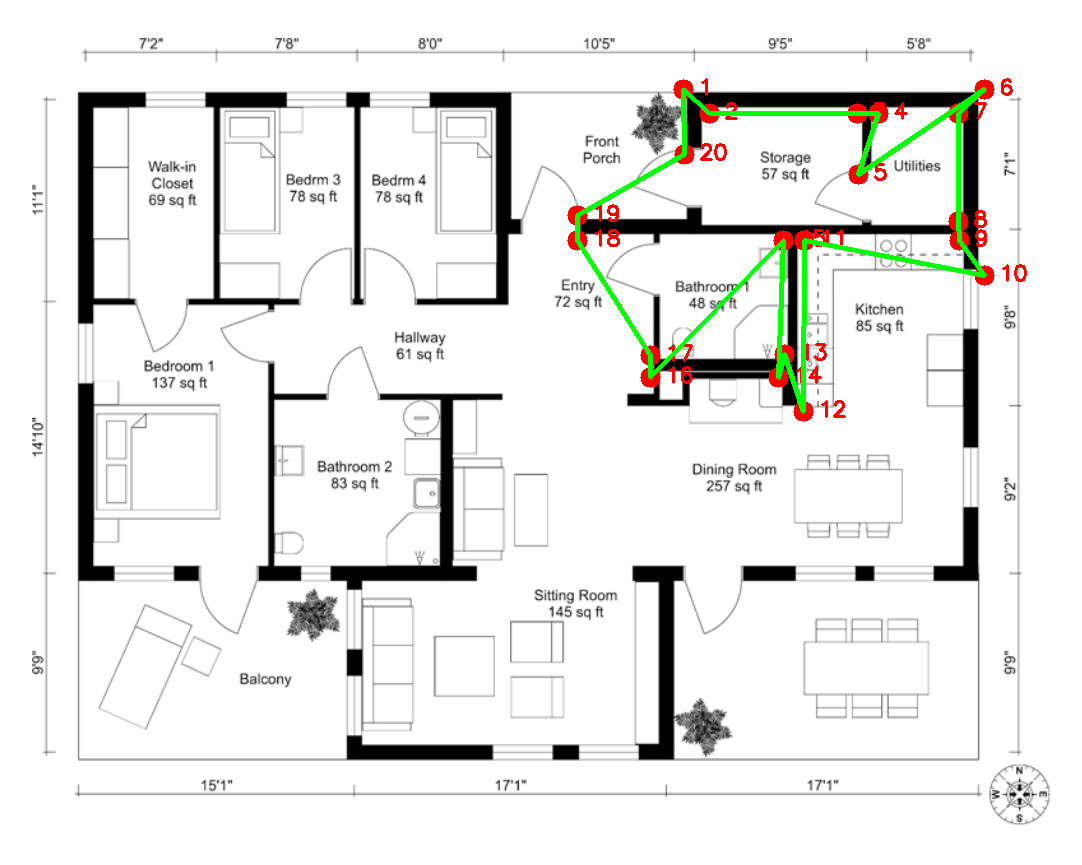
#> input picture perimeter-tracer/Floor Plan 01_traced.png, 1082 x 865 px
$ python trace_perimeter_v2.py 'Floor Plan 01_traced.png'
#> lines starting #> are read from the running program, lines starting #| are printed output that depends on the picture; after the words box and inside, x2 and y2 are one past the last pixel; in counts of white or black regions, pixels touching at a corner belong together
#!/usr/bin/env python3
"""
Floor Plan Perimeter Tracer V2
Uses flood-fill from outside to find the TRUE exterior boundary.
"""

import cv2
import numpy as np
import json
import argparse
from pathlib import Path


def load_image(image_path: str) -> np.ndarray:
    """Load image from path."""
    img = cv2.imread(image_path)
    if img is None:
        raise FileNotFoundError(f"Could not load image: {image_path}")
    return img


def find_building_boundary(img: np.ndarray, margin: int = 20) -> np.ndarray:
    """
    Find building boundary using flood fill from outside.

    Strategy:
    1. Convert to grayscale and threshold to get walls
    2. Flood fill from corner (guaranteed outside)
    3. Invert to get building interior
    4. Find contour of building shape
    """
    # Convert to grayscale
    gray = cv2.cvtColor(img, cv2.COLOR_BGR2GRAY)

    # Threshold - anything dark is a wall (white in binary)
    _, binary = cv2.threshold(gray, 200, 255, cv2.THRESH_BINARY)

    # binary: white = empty space, black = walls/lines
    # We want to flood fill from outside (white area) to find what's outside the building

    # Create a mask with 2-pixel border (required by floodFill)
    h, w = binary.shape
    mask = np.zeros((h + 2, w + 2), np.uint8)

    # Flood fill from top-left corner (definitely outside the building)
    flood = binary.copy()
    cv2.floodFill(flood, mask, (0, 0), 128)  # Fill outside with gray (128)

    # Now: 128 = outside, 255 = inside building (white rooms), 0 = walls
    # Create building mask: everything that's NOT outside
    building_mask = np.where(flood == 128, 0, 255).astype(np.uint8)

    # Close small gaps in walls (doors, windows) but preserve notches
    # Use very small kernel to only close door/window gaps, not architectural features
    kernel = np.ones((5, 5), np.uint8)
    closed = cv2.morphologyEx(building_mask, cv2.MORPH_CLOSE, kernel)

    # Find exterior contour
    contours, _ = cv2.findContours(closed, cv2.RETR_EXTERNAL, cv2.CHAIN_APPROX_SIMPLE)

    if not contours:
        raise ValueError("No building boundary found")

    # Get largest contour (the building)
    largest = max(contours, key=cv2.contourArea)

    return largest, closed


def simplify_to_corners(contour: np.ndarray, epsilon_factor: float = 0.005) -> np.ndarray:
    """
    Simplify contour to corner points only.
    Uses Douglas-Peucker algorithm.
    """
    perimeter = cv2.arcLength(contour, True)
    epsilon = epsilon_factor * perimeter
    simplified = cv2.approxPolyDP(contour, epsilon, True)
    return simplified


def merge_close_corners(corners: list, threshold: int = 20) -> list:
    """
    Merge corners that are close together on the same axis.
    This removes zigzag patterns from window/door gaps.
    """
    if len(corners) < 4:
        return corners

    # Group corners that are on roughly the same horizontal or vertical line
    merged = []
    skip_next = set()

    for i, corner in enumerate(corners):
        if i in skip_next:
            continue

        # Check if next corner is very close (small deviation)
        next_i = (i + 1) % len(corners)
        prev_i = (i - 1) % len(corners)

        curr = corner
        next_c = corners[next_i]

        # If current and next are very close together (zigzag pattern)
        dist = np.sqrt((curr[0] - next_c[0])**2 + (curr[1] - next_c[1])**2)

        if dist < threshold:
            # Skip this pair - they represent a small notch
            # Use the midpoint
            mid_x = (curr[0] + next_c[0]) // 2
            mid_y = (curr[1] + next_c[1]) // 2
            merged.append([mid_x, mid_y])
            skip_next.add(next_i)
        else:
            merged.append(list(corner))

    return merged


def straighten_walls(corners: list, angle_threshold: float = 10.0) -> list:
    """
    Snap nearly-horizontal walls to horizontal and nearly-vertical walls to vertical.
    """
    n = len(corners)
    straightened = [list(c) for c in corners]

    for i in range(n):
        curr = straightened[i]
        next_c = straightened[(i + 1) % n]

        dx = abs(next_c[0] - curr[0])
        dy = abs(next_c[1] - curr[1])

        # If mostly horizontal (dy is small compared to dx)
        if dx > 0 and dy / dx < 0.1:  # Less than ~6 degree angle
            # Align to same Y
            avg_y = (curr[1] + next_c[1]) // 2
            curr[1] = avg_y
            next_c[1] = avg_y

        # If mostly vertical (dx is small compared to dy)
        elif dy > 0 and dx / dy < 0.1:
            # Align to same X
            avg_x = (curr[0] + next_c[0]) // 2
            curr[0] = avg_x
            next_c[0] = avg_x

    return straightened


def remove_collinear_corners(corners: list, tolerance: float = 5.0) -> list:
    """
    Remove corners that lie on a straight line between their neighbors.
    This cleans up redundant points on straight walls.
    """
    if len(corners) < 4:
        return corners

    result = []
    n = len(corners)

    for i in range(n):
        prev_c = corners[(i - 1) % n]
        curr = corners[i]
        next_c = corners[(i + 1) % n]

        # Check if current point is on the line between prev and next
        # Using cross product to measure perpendicular distance
        v1 = (next_c[0] - prev_c[0], next_c[1] - prev_c[1])
        v2 = (curr[0] - prev_c[0], curr[1] - prev_c[1])

        # Cross product gives area of parallelogram
        cross = abs(v1[0] * v2[1] - v1[1] * v2[0])
        # Length of base
        base = np.sqrt(v1[0]**2 + v1[1]**2)

        if base > 0:
            # Perpendicular distance from curr to line prev-next
            dist = cross / base
        else:
            dist = 0

        # Keep corner if it's not collinear (distance from line > tolerance)
        if dist > tolerance:
            result.append(curr)

    return result if len(result) >= 3 else corners


def order_corners_clockwise(corners: np.ndarray) -> list:
    """Order corners clockwise starting from top-left."""
    points = corners.reshape(-1, 2)

    # Find centroid
    center = points.mean(axis=0)

    # Sort by angle from center
    def angle_from_center(p):
        return np.arctan2(p[1] - center[1], p[0] - center[0])

    sorted_points = sorted(points, key=angle_from_center)

    # Find top-left (min x + y)
    top_left_idx = min(range(len(sorted_points)),
                       key=lambda i: sorted_points[i][0] + sorted_points[i][1])

    # Rotate to start from top-left
    ordered = sorted_points[top_left_idx:] + sorted_points[:top_left_idx]

    return ordered


def generate_walls(corners: list) -> list:
    """Generate wall segments from corners."""
    walls = []
    n = len(corners)

    for i in range(n):
        start = corners[i]
        end = corners[(i + 1) % n]

        walls.append({
            "wall_id": i + 1,
            "start": {"x": int(start[0]), "y": int(start[1])},
            "end": {"x": int(end[0]), "y": int(end[1])}
        })

    return walls


def trace_building(image_path: str, epsilon_factor: float = 0.008, clean: bool = True) -> dict:
    """Main function to trace building perimeter."""
    img = load_image(image_path)
    h, w = img.shape[:2]

    # Find building boundary
    contour, mask = find_building_boundary(img)

    # Simplify to corners
    simplified = simplify_to_corners(contour, epsilon_factor)

    # Order clockwise
    corners = order_corners_clockwise(simplified)

    # Clean up zigzag patterns from windows/doors
    if clean:
        # Multiple passes to collapse window notches
        for _ in range(3):
            corners = merge_close_corners(corners, threshold=30)
        corners = straighten_walls(corners)
        # Remove redundant collinear corners
        corners = remove_collinear_corners(corners)

    # Generate walls
    walls = generate_walls(corners)

    # Convert corners to output format
    corner_list = [{"x": int(c[0]), "y": int(c[1]), "unit": "pixels"} for c in corners]

    return {
        "image_path": str(image_path),
        "image_size": {"width": w, "height": h},
        "corner_count": len(corner_list),
        "wall_count": len(walls),
        "corners": corner_list,
        "walls": walls,
        "_debug_mask": mask  # For visualization
    }


# [31 lines left out: function visualize, not called in this run]


def main():
    parser = argparse.ArgumentParser(description="Trace floor plan perimeter V2")
    parser.add_argument("image", help="Path to floor plan image")
    parser.add_argument("--epsilon", type=float, default=0.008,
                        help="Polygon simplification factor")
    parser.add_argument("--visualize", "-v", action="store_true",
                        help="Generate visualization image")
    parser.add_argument("--output", "-o", help="Output JSON file path")

    args = parser.parse_args()

    # Trace
    result = trace_building(args.image, epsilon_factor=args.epsilon)
#> in load_image, img is the input picture: shape (865, 1082, 3); mean B, G, R 231.2, 233.5, 233.1
#> in find_building_boundary, `gray = cv2.cvtColor(img, cv2.COLOR_BGR2GRAY)`:
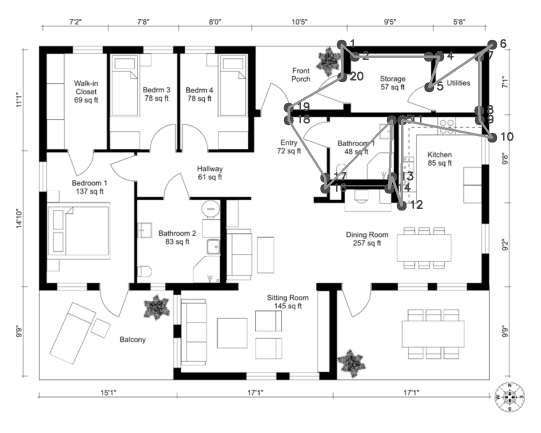
#> gray: shape (865, 1082) (shown at 1/2 size); min 0, max 255, mean 233.1
#> in find_building_boundary, `_, binary = cv2.threshold(gray, 200, 255, cv2.THRESH_BINARY)`:
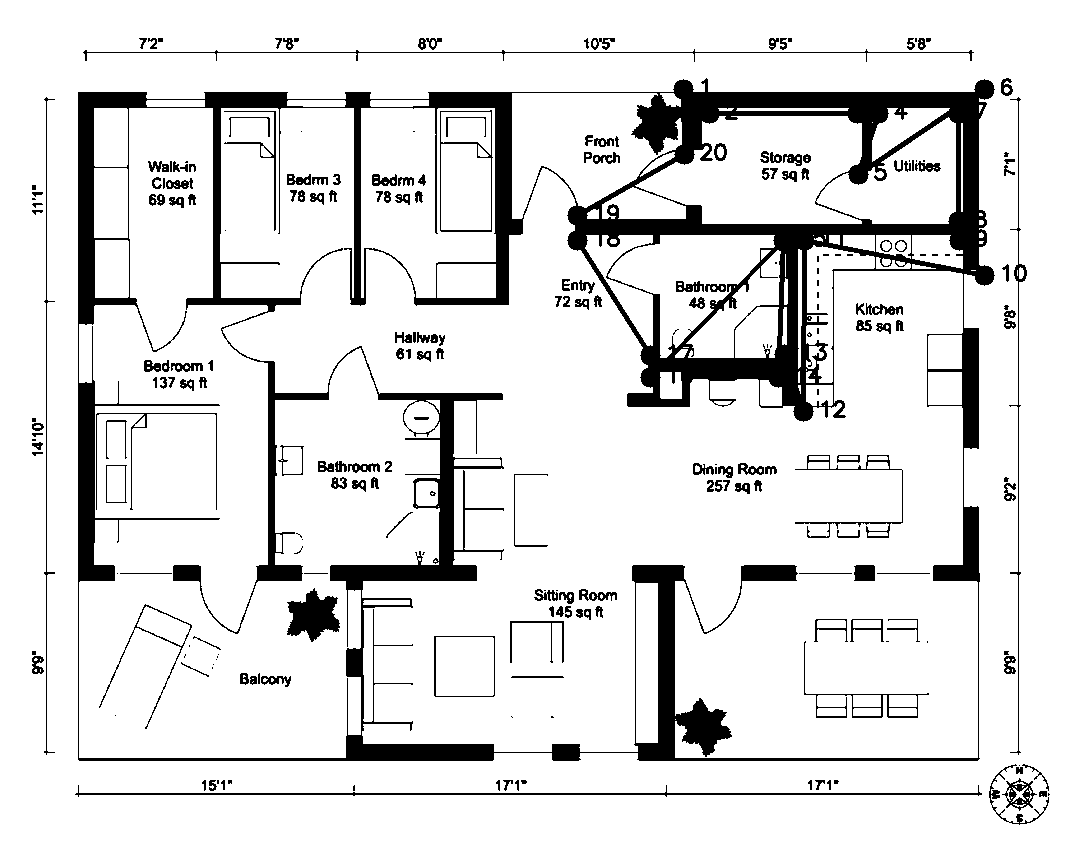
#> binary: shape (865, 1082); 88.2% white; 252 black regions (65 under 20 px), largest, box (x1, y1, x2, y2) and area: (78, 78, 995, 761) 86162, (75, 785, 982, 797) 1849, (287, 588, 340, 642) 1695
#> in find_building_boundary, `cv2.floodFill(flood, mask, (0, 0), 128)`:
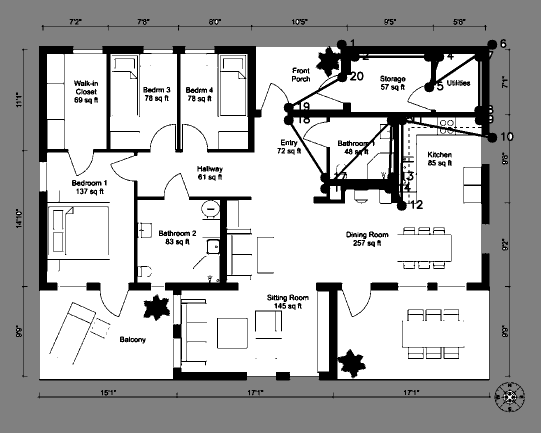
#> flood: shape (865, 1082) (shown at 1/2 size); min 0, max 255, mean 180.4
#> in find_building_boundary, `closed = cv2.morphologyEx(building_mask, cv2.MORPH_CLOSE, kernel)`:
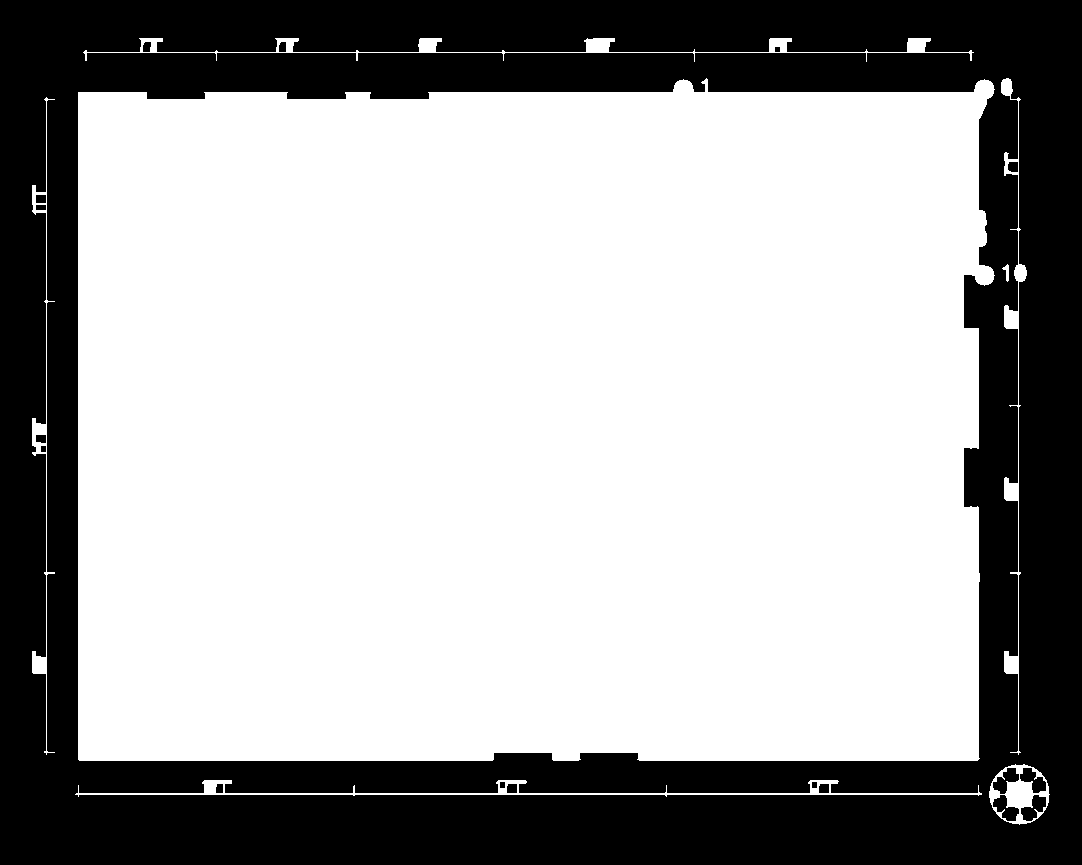
#> closed: shape (865, 1082); 65.2% white; 18 black regions
#> in find_building_boundary, `contours, _ = cv2.findContours(closed, cv2.RETR_EXTERNAL, cv2.CHAIN_AP..`: contours = 7 contours; box (x1, y1, x2, y2) and area: (78, 78, 995, 761) 598494, (989, 764, 1050, 825) 2770, (75, 780, 982, 797) 1790, (83, 38, 974, 62) 1640, (1001, 78, 1027, 755) 1368, (32, 97, 55, 755) 996, (1002, 264, 1009, 282) 42
#> in find_building_boundary, `largest = max(contours, key=cv2.contourArea)`: largest = contour of 212 points, box (x1, y1, x2, y2) (78, 78, 995, 761), area 598494
#> in trace_building, `contour, mask = find_building_boundary(img)`: contour has the same summary as largest in find_building_boundary
#> in simplify_to_corners, `perimeter = cv2.arcLength(contour, True)`: perimeter = 3419.7
#> in simplify_to_corners, `epsilon = epsilon_factor * perimeter`: epsilon = 27.36
#> in simplify_to_corners, `simplified = cv2.approxPolyDP(contour, epsilon, True)`: simplified = [[992, 83], [78, 92], [78, 759], [977, 760]]
#> in order_corners_clockwise, `center = points.mean(axis=0)`: center = [531.2, 423.5]
#> in order_corners_clockwise, `sorted_points = sorted(points, key=angle_from_center)`: sorted_points = [[78, 92], [992, 83], [977, 760], [78, 759]]
#> in order_corners_clockwise, `top_left_idx = min(range(len(sorted_points)), key=lambda i: sorted_poi..`: top_left_idx = 0
#> in order_corners_clockwise, `ordered = sorted_points[top_left_idx:] + sorted_points[:top_left_idx]`: ordered = [[78, 92], [992, 83], [977, 760], [78, 759]]
#> in straighten_walls, `n = len(corners)`: n = 4
#> in straighten_walls, `straightened = [list(c) for c in corners]`: straightened = [[78, 92], [992, 83], [977, 760], [78, 759]]
#> the loop in straighten_walls, `for i in range(n):` made 4 passes
#> (dx, dy, avg_y) on passes 1, 3: (914, 9, 87), (906, 1, 759)
#> in trace_building, `corners = straighten_walls(corners)`: corners = [[78, 87], [984, 87], [984, 759], [78, 759]]
#> in remove_collinear_corners, `n = len(corners)`: n = 4
#> the loop in remove_collinear_corners, `for i in range(n):` made 4 passes
#> (prev_c, curr, next_c, v1, v2) on passes 1 to 4: ([78, 759], [78, 87], [984, 87], (906, -672), (0, -672)), ([78, 87], [984, 87], [984, 759], (906, 672), (906, 0)), ([984, 87], [984, 759], [78, 759], (-906, 672), (0, 672)), ([984, 759], [78, 759], [78, 87], (-906, -672), (-906, 0))
#> after the loop in remove_collinear_corners, `for i in range(n):`: result = [[78, 87], [984, 87], [984, 759], [78, 759]]
#> in generate_walls, `n = len(corners)`: n = 4
#> the loop in generate_walls, `for i in range(n):` made 4 passes
#> (start, end) on passes 1 to 4: ([78, 87], [984, 87]), ([984, 87], [984, 759]), ([984, 759], [78, 759]), ([78, 759], [78, 87])
#> after the loop in generate_walls, `for i in range(n):`: walls = 4 items
#> result = 7 items

    # Remove debug data from JSON output
    output_result = {k: v for k, v in result.items() if not k.startswith("_")}
#> output_result = 6 items

    # Output JSON
    output_json = json.dumps(output_result, indent=2)

    if args.output:
        with open(args.output, 'w') as f:
            f.write(output_json)
        print(f"Result saved to: {args.output}")
    else:
        print(output_json)
#> (printed output is left out)

    # Visualize
    if args.visualize:
        viz_path = Path(args.image).stem + "_traced_v2.png"
        visualize(args.image, result, viz_path)

    print(f"\nFound {result['corner_count']} corners, {result['wall_count']} walls")
#| Found 4 corners, 4 walls


if __name__ == "__main__":
    main()
